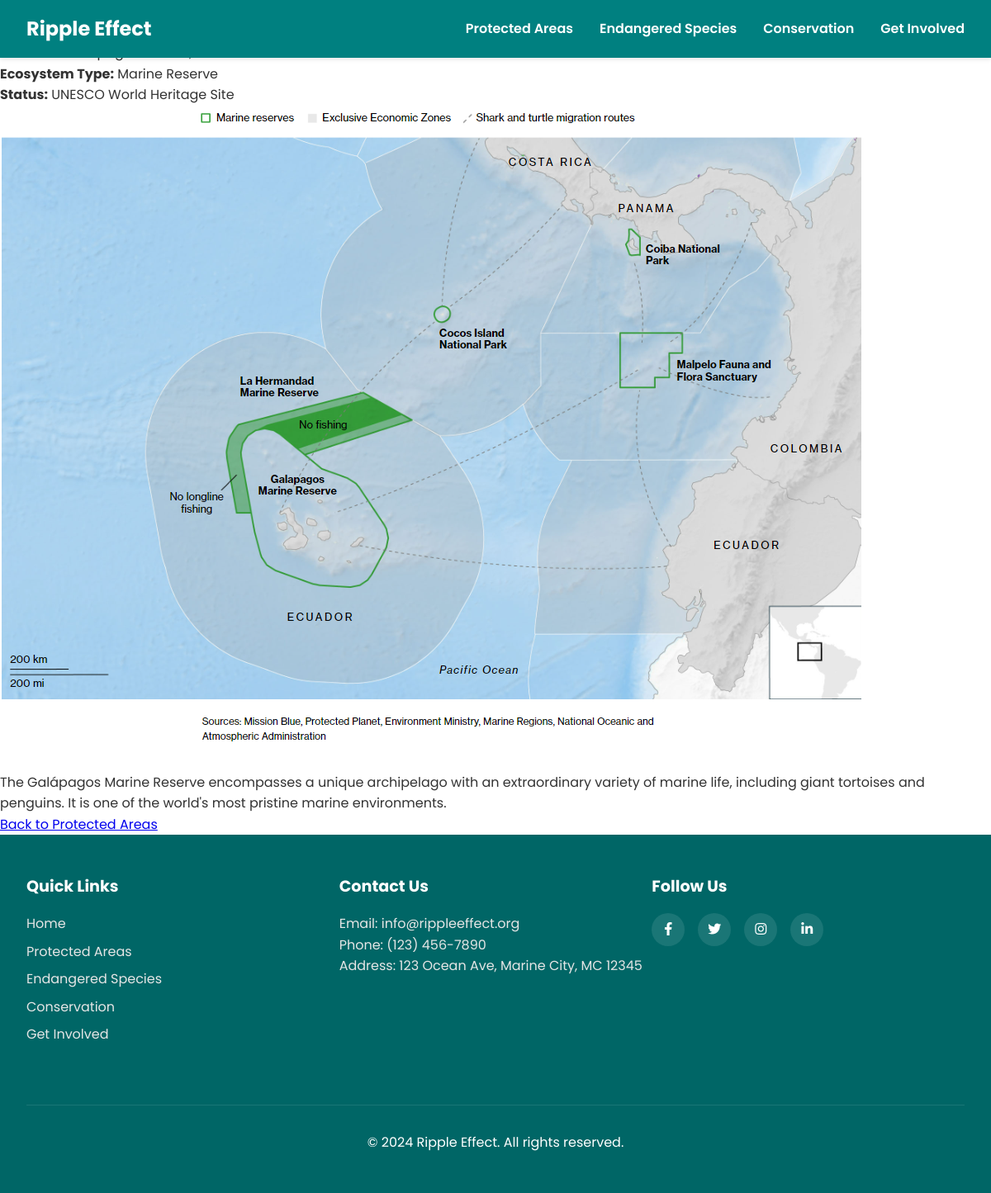
Screenshot of /protected-areas/2/ with the database file from the repository.
### marine_conservation/models.py (models this page shows, shortened)
class MarineProtectedArea(models.Model):
    name = models.CharField(max_length=100)  # Name of the protected area
    location = models.CharField(max_length=200)
    ecosystem_type = models.CharField(max_length=100)
    conservation_status = models.CharField(max_length=50)
    description = models.TextField()  # Detailed information about the area
    image = models.ImageField(
        upload_to='protected_areas/', null=True, blank=True)

### marine_conservation/views.py (the view)
# urls.py: path('protected-areas/<int:pk>/', views.protected_area_detail,
def protected_area_detail(request, pk):
    protected_area = MarineProtectedArea.objects.get(pk=pk)
    context = {'protected_area': protected_area}
    return render(request, 'marine_conservation/protected_area_detail.html', context)

### templates/marine_conservation/protected_area_detail.html
{% extends 'marine_conservation/base.html' %}
{% block content %}
<div class="protected-area-detail">
    <h1>{{ protected_area.name }}</h1>
    <p><strong>Location:</strong> {{ protected_area.location }}</p>
    <p><strong>Ecosystem Type:</strong> {{ protected_area.ecosystem_type }}</p>
    <p><strong>Status:</strong> {{ protected_area.conservation_status }}</p>
    {% if protected_area.image %}
        <img src="{{ protected_area.image.url }}" alt="{{ protected_area.name }}">
    {% endif %}
    <p>{{ protected_area.description }}</p>
    <a href="{% url 'protected_areas' %}" class="btn">Back to Protected Areas</a>
</div>
{% endblock %}

### static/css/styles.css (style rules this page uses)
* { box-sizing: border-box; margin: 0; padding: 0; }
body { font-family: 'Poppins', sans-serif; line-height: 1.6; color: #333; }
.protected-area-detail img { max-width: 100%; height: auto; border-radius: 8px; margin-bottom: 20px; }

### rows the page displays
MarineProtectedArea: ecosystem_type "Marine Reserve", conservation_status "UNESCO World Heritage Site", image (picture), description "The Galápagos Marine Reserve encompasses a unique archipelago with an extraordinary variety of marine life, including giant tortoises and penguins. It is one of the world's most pristine marine environments."
